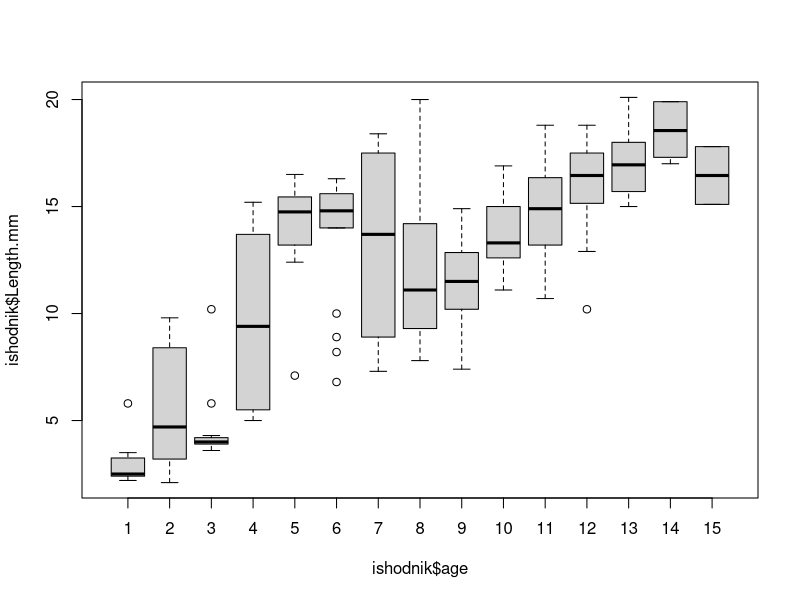
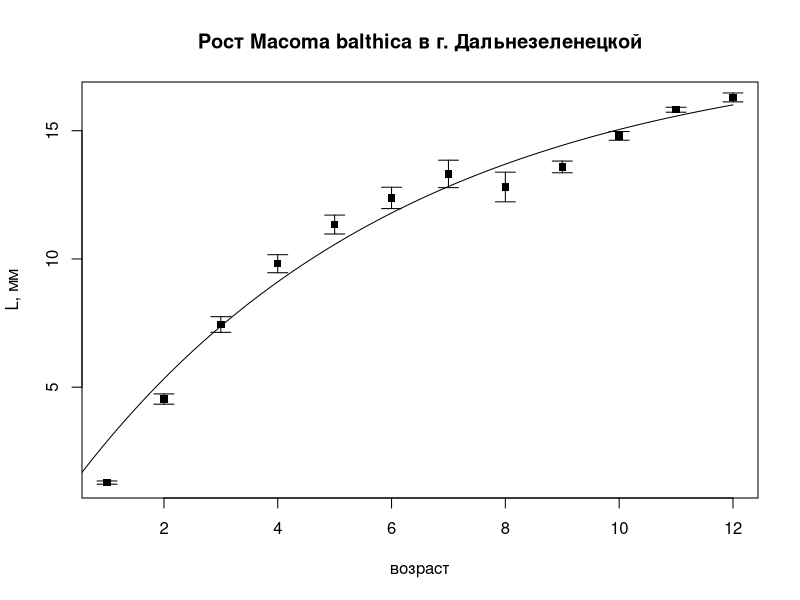

Reproduce these figures in R, in order. (Note: this script raises an error after producing the figures.)
ishodnik<-read.table(file="growth.csv", head=T, sep=";", dec=",")
str(ishodnik)

## средний размер 1+
mean(ishodnik$Length.mm[ishodnik$age==1], na.rm=T)
mean(ishodnik$Length.mm[ishodnik$age==2], na.rm=T)

sd(ishodnik$Length.mm[ishodnik$age==1], na.rm=T)
sd(ishodnik$Length.mm[ishodnik$age==2], na.rm=T)

#ничерта оно не нормальное :(
shapiro.test(ishodnik$Length.mm[ishodnik$age==1])
shapiro.test(ishodnik$Length.mm[ishodnik$age==2])


boxplot(ishodnik$Length.mm ~ishodnik$age)

pnorm(mean=mean(ishodnik$Length.mm[ishodnik$age==1], na.rm=T), sd=sd(ishodnik$Length.mm[ishodnik$age==1], na.rm=T), q=4.1)
pnorm(mean=mean(ishodnik$Length.mm[ishodnik$age==2], na.rm=T), sd=sd(ishodnik$Length.mm[ishodnik$age==2], na.rm=T), q=4.1)
#и вообще они хреново разделяются :(

# бррр, а вообще 2007 на 2008 год поход по измерениям колец??
mean(ishodnik$Length.mm[ishodnik$age==1 & ishodnik$year==2007], na.rm=T)
mean(ishodnik$Length.mm[ishodnik$age==2 & ishodnik$year==2007], na.rm=T)

mean(ishodnik$Length.mm[ishodnik$age==1 & ishodnik$year==2008], na.rm=T)
mean(ishodnik$Length.mm[ishodnik$age==2 & ishodnik$year==2008], na.rm=T)

wilcox.test(ishodnik$Length.mm[ishodnik$age==1 & ishodnik$year==2007], ishodnik$Length.mm[ishodnik$age==1 & ishodnik$year==2008]) 
#не отличаются
wilcox.test(ishodnik$Length.mm[ishodnik$age==2 & ishodnik$year==2007], ishodnik$Length.mm[ishodnik$age==2 & ishodnik$year==2008])
# отличаются

summary(ishodnik)


## размер колец
kolca.mean<-colMeans(ishodnik[,7:18], na.rm=T)
kolca.sd<-apply(ishodnik[,7:18], 2, sd, na.rm=T)
kolca.sem<-kolca.sd/sqrt(colSums(!is.na(ishodnik[,7:18])))

Age<-seq(1,12,1)
Bertallanfi <- nls(kolca.mean~Lmax*(1-exp(-k*Age)), start=list(Lmax=20,k=0.1)) # задаем модель в виде nls(y~f(x)), и задаем стартовые значения коэффициентов из формулы, от которых он методом последовательного приближения (как я понимаю) будет подбирать максимально похожие)
summary(Bertallanfi)
Agemod <- seq(0,12,0.1)
Lmod <- predict(Bertallanfi, list(Age=Agemod))

pdf(file="L_kolec.pdf", family="NimbusSan") # указываем шрифт подпией
plot(y=kolca.mean, x=Age, pch=15, main="Рост Macoma balthica в г. Дальнезеленецкой", 
#     xlim=seq(1,12,1),
     xlab="возраст", ylab="L, мм")
arrows(x0=Age, x1=Age, y0=kolca.mean+kolca.sem, y1=kolca.mean-kolca.sem, angle=90, code=3, length=0.1)
lines(x=Agemod, y=Lmod)
dev.off()
embedFonts("N_dynamic.pdf") #встройка шрифтов в файл
